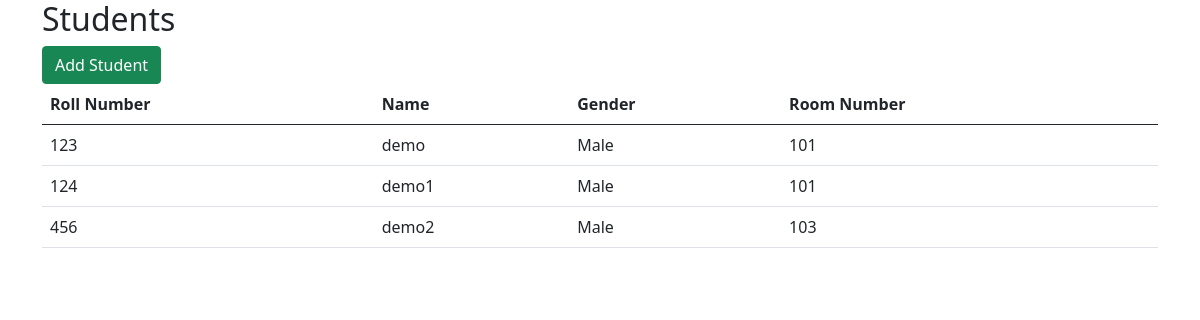
The app's page /students/, older data.
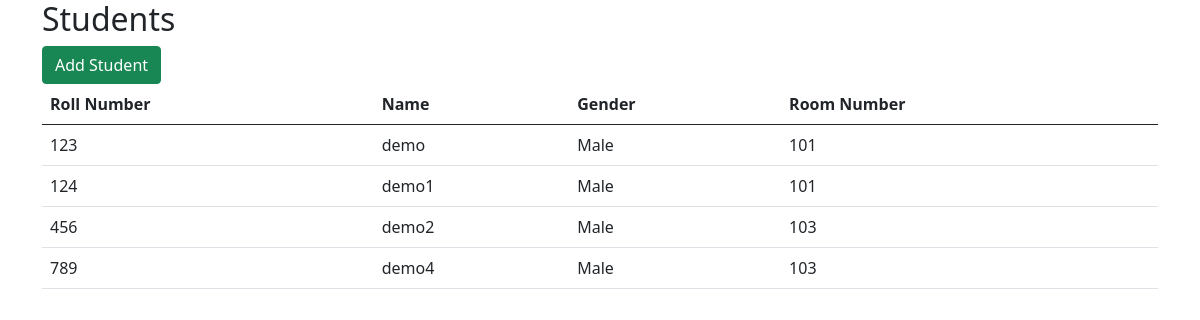
The same page, newer data.
### hostel/models.py (models this page shows, shortened)
class Student(models.Model):
    roll_number = models.CharField(max_length=20)
    name = models.CharField(max_length=100)
    gender = models.CharField(max_length=10)
    room_number = models.CharField(max_length=10)

### hostel/views.py (the view)
# urls.py: path('students/', views.student_list, name='student_list'),
def student_list(request):
    students = Student.objects.all()
    return render(request, 'hostel/student_list.html', {'students': students})

### hostel/templates/hostel/student_list.html (shortened to what this page needs)
<!DOCTYPE html>
<html lang="en">
<head>
    {% load static %}
    <link rel="stylesheet" href="{% static 'css/bootstrap.min.css' %}">
</head>
<body>
    <div class="container">
        <h2>Students</h2>
        <a href="{% url 'add_student' %}" class="btn btn-success">Add Student</a>
        <table class="table">
            <thead>
                <tr>
                    <th>Roll Number</th>
                    <th>Name</th>
                    <th>Gender</th>
                    <th>Room Number</th>
                </tr>
            </thead>
            <tbody>
                {% for student in students %}
                <tr>
                    <td>{{ student.roll_number }}</td>
                    <td>{{ student.name }}</td>
                    <td>{{ student.gender }}</td>
                    <td>{{ student.room_number }}</td>
                </tr>
                {% empty %}
                <tr>
                    <td colspan="4" class="text-center">No students found.</td>
                </tr>
                {% endfor %}
            </tbody>
        </table>
    </div>
</body>
</html>

Row changes from the older to the newer data that the page shows:
added Student: roll_number "789", name "demo4", gender "Male", room_number "103"
